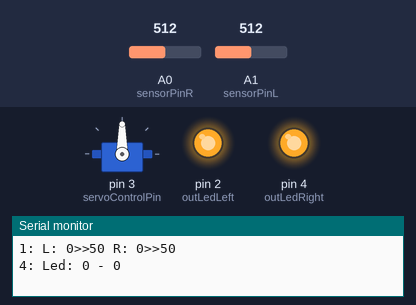
This sketch was run on a simulated Arduino Uno, built with avr-gcc and run on an emulated ATmega328P. Shown: servo, output pins drawn as LEDs (lit = HIGH), the last lines printed to the serial monitor. The test bench sets the inputs (shaded band); at power-on: A0 (sensorPinR) = 512, A1 (sensorPinL) = 512.

Above: at 1.2 s.
1.3 s: A0 (sensorPinR) set to 538
At 1.9 s:
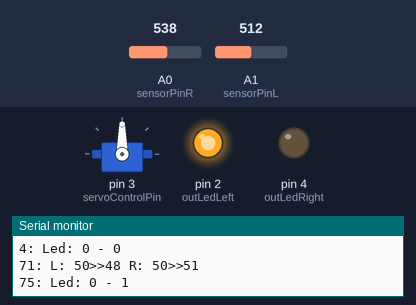
3.6 s: A0 (sensorPinR) set to 565
At 3.75 s:
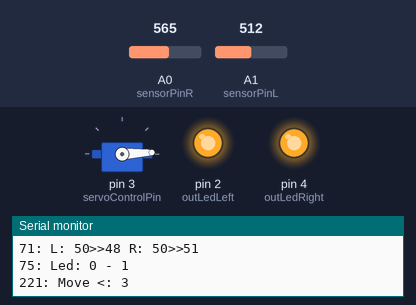
6.6 s: A1 (sensorPinL) set to 534
At 7.2 s:
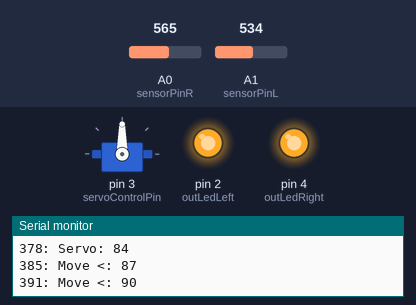
8.1 s: A1 (sensorPinL) set to 597
At 8.5 s:
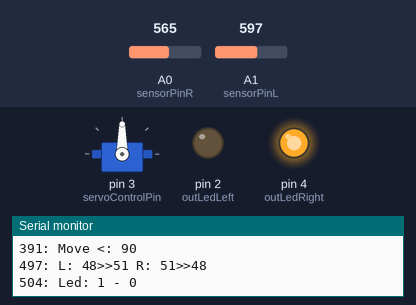
10.4 s: A1 (sensorPinL) set to 620
At 10.85 s:
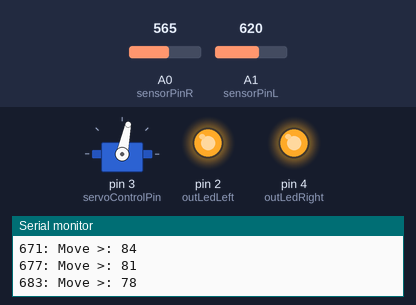
13.4 s: A0 (sensorPinR) set to 511
At 13.8 s:
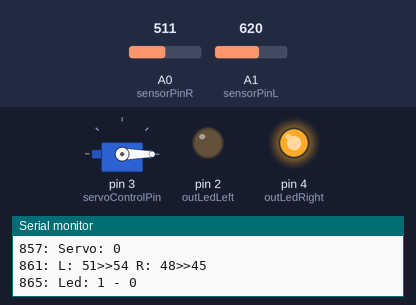
Timing chart, 0 to 16.4 s (numbered marks = the images above; inputs shaded):
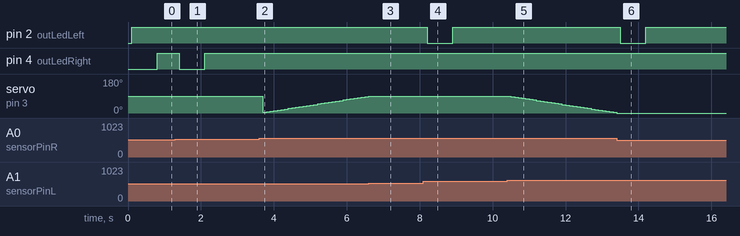

The sketch:

LDR_2_sensors_with_led_indicators.ino
```cpp
#include <Servo.h>

// global debug switcher
#define DEBUG 1

// Pins where LDR sensors are connected
#define sensorPinR        A0
#define sensorPinL        A1

// Pins where LED are connected
#define outLedLeft        2
#define outLedRight       4

// Pin that controls servo motor
#define servoControlPin   3
#define servoWriteDelay   100
#define servoWriteSteps   30

// keep track how many times loop() function process something
unsigned long LoopCycle     = 0;
unsigned long LoopCyclePrev = 0;
#define START_CYCLE()   if(LoopCycle == LoopCyclePrev)  LoopCycle++;
#define STOP_CYCLE()    if(LoopCycle > LoopCyclePrev)   LoopCyclePrev = LoopCycle;
#define LOG_CYCLE()     Serial.print(String("") + LoopCycle + ": ")

// object that controls servo motor for axe 1 - horizontal movement
Servo servoAxe1;

// timer that keeps LEDs on for a certain period after update
unsigned long LedSwitchTimer;
#define LED_SWITCH_TIMEOUT  700
#define IS_TIMER_ELAPSED(timer,period)  (millis() >= (timer+period))

// percentage LDR
int percentLastL = 0;  // variable to store the value coming from the sensor 1
int percentLastR = 0;  // variable to store the value coming from the sensor 2
int percentL = 0;
int percentR = 0;
#define deltaLightIntensity 2

unsigned int LdrChanges = 0;

// servo motor data
unsigned char servoPosition     = 0;
unsigned char servoPositionPrev = 0;
#define SERVO_MIN_LDR_DIFF  3   // eg: one LDR is 52% and the other one is 47%
#define SERVO_MIN_POS_LOG   10

#define CHECK_TASK_PERIOD(taskTimer,taskPeriod)     \
  if (millis() < (taskTimer+taskPeriod))  return;   \
  else  {                                           \
    taskTimer = millis();                           \
    START_CYCLE();                                  \
  }

#define TASK_20_MS        20
#define TASK_25_MS        25
#define TASK_50_MS        50
#define TASK_100_MS       100
#define TASK_200_MS       200

// ======================== Task list =====================
void Task01_ReadLdrSensors();
void Task02_CompareLdrVariation();
void Task03_LedProcess();
void Task04_ServoProcess();

unsigned long TaskTimer_ReadLdrSensors      = 0;
unsigned long TaskTimer_CompareLdrVariation = 0;
unsigned long TaskTimer_LedProcess          = 0;
unsigned long TaskTimer_ServoProcess        = 0;


void setup() {
  Serial.begin(9600);
  pinMode(outLedLeft ,OUTPUT);
  pinMode(outLedRight,OUTPUT);
  servoAxe1.attach(servoControlPin);
}

void loop() {
  // task 1: read LDR sensors
  Task01_ReadLdrSensors();

  // task 2: compare new LDR sensors values
  Task02_CompareLdrVariation();

  // task 3: process LED commands
  Task03_LedProcess();

  // task 4: process servo commands
  Task04_ServoProcess();

  STOP_CYCLE();
}

void Task01_ReadLdrSensors()
{
    CHECK_TASK_PERIOD(TaskTimer_ReadLdrSensors, TASK_25_MS);

    unsigned long sensorIntensityL = 0;
    unsigned long sensorIntensityR = 0;

    sensorIntensityL = analogRead(sensorPinL);
    sensorIntensityR = analogRead(sensorPinR);

    percentL = (sensorIntensityL*100)/(sensorIntensityL+sensorIntensityR);
    percentR = (sensorIntensityR*100)/(sensorIntensityL+sensorIntensityR);

    #if 0 //(DEBUG == 1)
    LOG_CYCLE();
    String info = String("Light: ") + sensorIntensityL + " - " +  sensorIntensityR;
    Serial.println(info);
    #endif
}

void Task02_CompareLdrVariation()
{
    CHECK_TASK_PERIOD(TaskTimer_CompareLdrVariation, TASK_25_MS);

    // the light change sensitivity can be low or high
    // low: detect all small changes
    // high: detect bigger changes only
    // this can be done by verify delta difference between current intensity and the latest one
    // Delta can be between 1-6 (if is bigger then 6, then will be very hard to detect any chnage)

    bool isDiffL = abs(percentLastL-percentL) >= deltaLightIntensity;
    bool isDiffR = abs(percentLastR-percentR) >= deltaLightIntensity;

    if( isDiffL || isDiffR )
    {
      LdrChanges++; // count how many times LDR changed
      // difference is bigger then deltaLightIntensity
      #if (DEBUG == 1)
      LOG_CYCLE();
      String info = String("L: ") + percentLastL + ">>" +  percentL
      + " R: " + percentLastR + ">>" +  percentR;
      Serial.println(info);
      #endif

      percentLastL = percentL;
      percentLastR = percentR;
    }
}

void Task03_LedProcess()
{
    CHECK_TASK_PERIOD(TaskTimer_LedProcess, TASK_100_MS);

    if( LdrChanges > 0 )
    {
        LdrChanges = 0;
        if(percentL > percentR) {
            digitalWrite(outLedRight,HIGH);
            digitalWrite(outLedLeft,LOW);
        }
        else {
            digitalWrite(outLedLeft,HIGH);
            digitalWrite(outLedRight,LOW);
        }
        LedSwitchTimer = millis();

        #if (DEBUG == 1)
        LOG_CYCLE();
        String info = String("Led: ") + (percentL > percentR) + " - " +  (percentL < percentR);
        Serial.println(info);
        #endif
    }

    if( IS_TIMER_ELAPSED(LedSwitchTimer, LED_SWITCH_TIMEOUT) ) {
        digitalWrite(outLedLeft ,HIGH);
        digitalWrite(outLedRight,HIGH);
    }
}

void Task04_ServoProcess()
{
    CHECK_TASK_PERIOD(TaskTimer_ServoProcess, TASK_100_MS);

    // go forward
    if (percentL > percentR) {
        char diff = abs((percentL-percentR));
        if (diff > SERVO_MIN_LDR_DIFF) {
            if (servoPosition>0) {
                servoPosition-=3;
                servoAxe1.write(servoPosition);
                #if (DEBUG == 1)
                LOG_CYCLE();
                String info = String("Move >: ") + servoPosition;
                Serial.println(info);
                #endif
            }
        }
    }

    // go backward
    if (percentR > percentL) {
        char diff = abs((percentR-percentL));
        if (diff > SERVO_MIN_LDR_DIFF) {
            if (servoPosition<180) {
                servoPosition+=3;
                servoAxe1.write(servoPosition);
                #if (DEBUG == 1)
                LOG_CYCLE();
                String info = String("Move <: ") + servoPosition;
                Serial.println(info);
                #endif
            }
        }
    }

    // servo position change will be monitored only for minimum 10 degres
    char diff = abs(((int)servoPositionPrev - (int)servoPosition));
    if (diff >= SERVO_MIN_POS_LOG) {
        #if (DEBUG == 1)
        LOG_CYCLE();
        String info = String("Servo: ") + servoPosition;
        Serial.println(info);
        #endif

        servoPositionPrev = servoPosition;
    }

}
```

Measured:
- the behaviour switches between 554 and 555 on A0 (sensorPinR) (found by bisection; images 1 and 2)
- the behaviour switches between 521 and 522 on A1 (sensorPinL) (found by bisection; images 2 and 3)
- the behaviour switches between 612 and 613 on A1 (sensorPinL) (found by bisection; images 4 and 5)
- after the input at 1.3 s, pin 4 (outLedRight): HIGH → LOW after 0.10 s, → HIGH 0.70 s later
- after the input at 3.6 s, servo on pin 3 (servoControlPin): 90° → 3° after 0.10 s, → 6° 0.10 s later, → 9° 0.10 s later, → 12° 0.10 s later, … (29 changes in this stretch)
- after the input at 6.6 s, servo on pin 3 (servoControlPin): goes on until 6.6 s, then stays 90°
- after the input at 8.1 s, pin 2 (outLedLeft): HIGH → LOW after 0.10 s, → HIGH 0.70 s later
- after the input at 10.4 s, servo on pin 3 (servoControlPin): moves from 90° to 3° over 2.8 s, starting after 0.10 s
- after the input at 13.4 s, pin 2 (outLedLeft): HIGH → LOW after 0.10 s, → HIGH 0.70 s later
